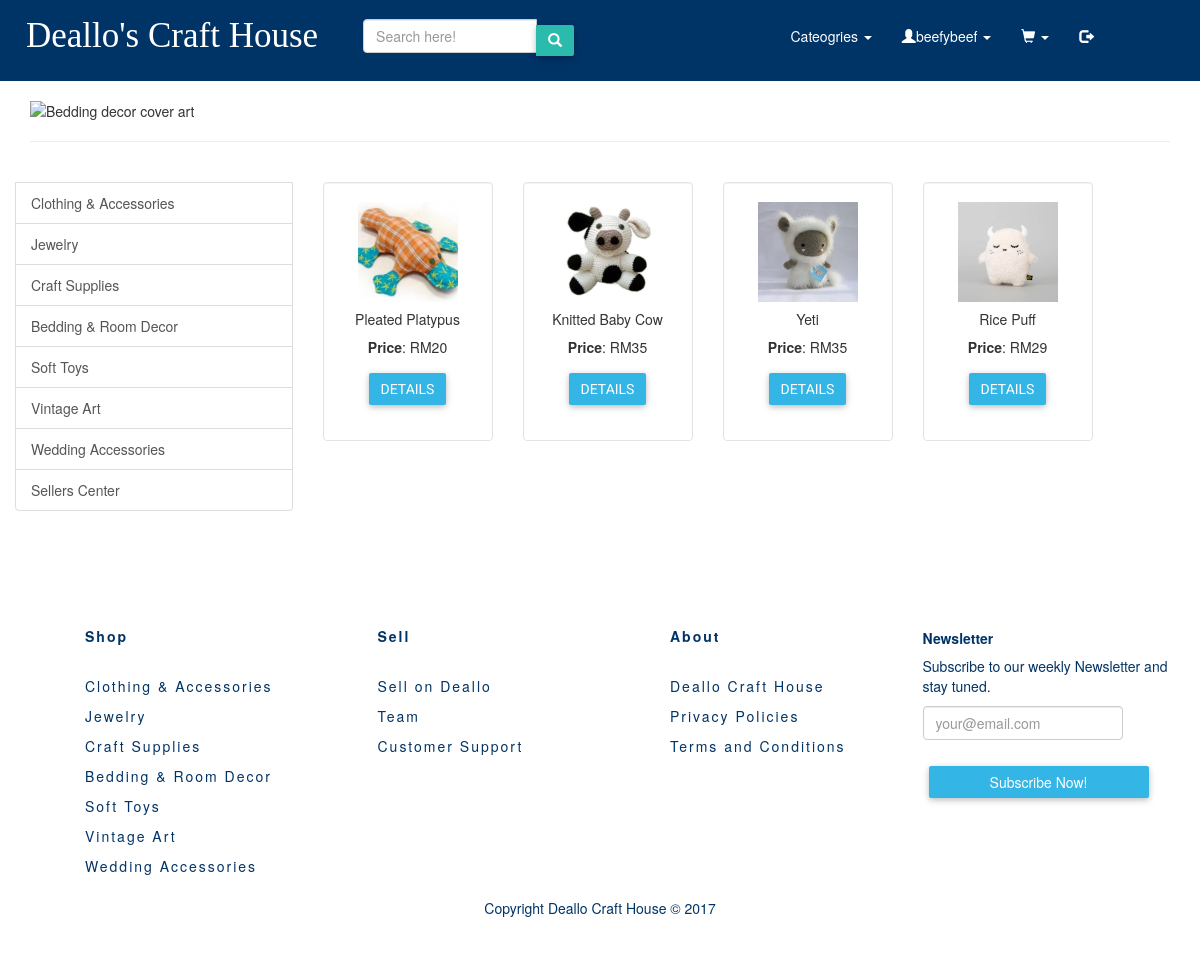
Screenshot of /pages/products/softToys.php (signed in) with the database file from the repository.
### tables this page shows
CREATE TABLE `product` (
  `id` int(11) NOT NULL,
  `name` varchar(80) NOT NULL,
  `summary` varchar(255) NOT NULL,
  `price` double NOT NULL,
  `quantity` varchar(10) NOT NULL,
  `image` varchar(100) NOT NULL,
  `product_owner` varchar(255) NOT NULL,
  `category` varchar(255) NOT NULL
);

### pages/products/softToys.php (the view, shortened to what this page needs)
<?php include '../../includes/product_config.php' ?>
<!DOCTYPE html>
<html>
<head>
	<link rel="stylesheet=" href="../styles/bootstrap/bootstrap.css">
    <link rel="stylesheet" href="https://maxcdn.bootstrapcdn.com/bootstrap/3.3.7/css/bootstrap.min.css">
    <link rel="stylesheet" type="text/css" href="../../styles/test.css"/>
    <link rel="stylesheet" type="text/css" href="../../styles/footer.css"/>
    <link rel="stylesheet" type="text/css" href="../../styles/buttons.css"/>
</head>
<body>
<?php include "../../templates/navbar_product_pages.php" ?>
<div class="container">
	<div class="row">
        <div class="col-lg-7 col-md-7 col-sm-12 col-xs-12 coverImage">
            <img src="../../images/cover-art/weddingCover.png" alt="Bedding decor cover art" height="100%" class="img-responsive" width="100%"/>
        </div>
    </div>
	<hr/>
	<div class="row">
		<div class="list-group col-lg-3 col-md-3 col-sm-5 col-xs-6">
    <br>
			<a href="clothingAcc.php" class="list-group-item">Clothing &amp; Accessories</a>
			<a href="jewelry.php" class="list-group-item">Jewelry</a>
			<a href="craftSupplies.php" class="list-group-item">Craft Supplies</a>
			<a href="#" class="list-group-item">Bedding &amp; Room Decor</a>
			<a href="softToys.php" class="list-group-item">Soft Toys</a>
			<a href="vintage.php" class="list-group-item">Vintage Art</a>
			<a href="wedding.php" class="list-group-item">Wedding Accessories</a>
			<a href="../myProducts.php" class="list-group-item">Sellers Center</a>
		</div>
		<br/>
	<div class="row" id="products" >
     <?php
        $stmt = $dbh->prepare('SELECT * FROM product WHERE category= "Soft Toys" LIMIT 4 OFFSET 0');
        if ($stmt->execute()) {
            while ($row = $stmt->fetch()) {
        ?>
          <div class="col-md-2">
          <div class="well" style="background-color: white;">
              <img src="../../images/product_images/<?php echo $row['image']; ?>" class="img-responsive mx-auto d-block" width="100px" height="100px" />
              <div class="text-center">
                <h5><?php echo $row['name'] ?></h5>
                <p><strong>Price</strong>: RM<?php echo $row['price'] ?><br/></p>
                <p>
                    <button type="button" class="btn btn-info" data-toggle="modal" data-target="#myModal-<?php echo $row['id'] ?>">Details</button>
                </p>
              </div>
          </div>
          </div>
        <?php
            }
        }
        ?>
        </div>
	</div>
	</div>
</body>
 <?php include "../../templates/footer_products.php" ?>
</html>

### styles/test.css (style rules this page uses)
body { background-color: #FFFFFF; }
a { color: inherit; }
.coverImage { width:100%; }
img { margin: auto; display: block; }

### styles/buttons.css (style rules this page uses)
button { font-family: 'Roboto', sans-serif; text-transform: uppercase; }
.btn { border-radius: 2px; border: 0; transition: .2s ease-out; color: #fff; margin: 6px; box-shadow: 0 2px 5px 0 rgba(0, 0, 0, 0.16), 0 2px 10px 0 rgba(0, 0, 0, 0.12); }
.btn-info { background: #33b5e5; }

### rows the page displays
product: image (picture), name "Pleated Platypus", price "20"
product: image (picture), name "Knitted Baby Cow", price "35"
product: image (picture), name "Yeti", price "35"
product: image (picture), name "Rice Puff", price "29"

### other values shown
$_SESSION['username'] "beefybeef"
